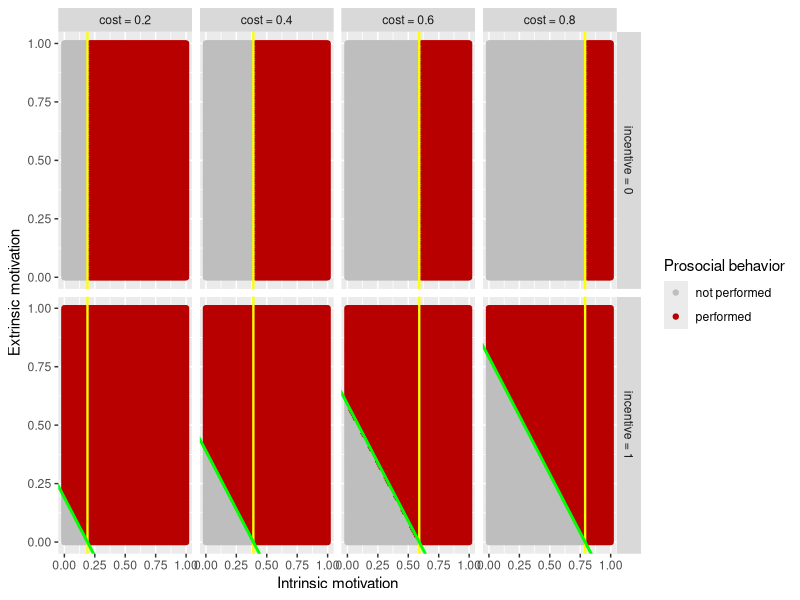

The R script that drew this image: (Note: this script raises an error after producing the figure.)
######## Modeling script - P1 Social Norms, Incentives, and Prosociality ######## 

##### Load packages
library("tidyverse")

##### Set WD

setwd("INSERT PATH TO YOUR WORKING DIRECTORY HERE")

##### Set seed for reproducibility
set.seed(101)

################################################################

##### I Direct benefit

### Simulating data

IM = seq(0, 1, 0.01)
EM = seq(0, 1, 0.01)
#IM = abs(rnorm(100, mean = 0, sd = 0.5)) # uncomment this and the following line to create predictions based on normally (but strictly positive) distributed value of IM and EM
#EM = abs(rnorm(100, mean = 0, sd = 0.5))
cost = c(0.2, 0.4, 0.6, 0.8) #abs(rnorm(4, mean = 0, sd = 0.5))
R = c(0,1)

d = expand.grid(IM, EM, cost, R)
names(d) = c("IM", "EM", "cost", "R")

### Model implementation: Direct benefit

d$direct_benefit = d$IM + (d$R * d$EM) - d$cost

### Predicting behavior

d$B_if_direct_benefit = ifelse(d$direct_benefit > 0, 1, 0)

### Formatting

# Convert to factor and rename factor levels
d = d%>%
  mutate(B_if_direct_benefit = as.factor(B_if_direct_benefit),
         cost = as.factor(cost),
         R = as.factor(R))%>%
  mutate(B_if_direct_benefit = recode(B_if_direct_benefit, "0"="not performed", "1"="performed"),
         cost = recode(cost, "0.2"="cost = 0.2", "0.4"="cost = 0.4", "0.6"="cost = 0.6", "0.8"="cost = 0.8"),
         R = recode(R, "0"="incentive = 0", "1"="incentive = 1"))

# Format data for threshold lines
data_vline <- data.frame(cost = c("cost = 0.2", "cost = 0.4", "cost = 0.6", "cost = 0.8" ), c_levels = c(0.2, 0.4, 0.6, 0.8))
data_abline <- data.frame(R = "incentive = 1", cost = c("cost = 0.2", "cost = 0.4", "cost = 0.6", "cost = 0.8" ), c_levels = c(0.2, 0.4, 0.6, 0.8))

### Plotting

ggplot(d, aes(IM, EM, color=B_if_direct_benefit)) +
  geom_point() + 
  labs(y = "Extrinsic motivation", x = "Intrinsic motivation", color = "Prosocial behavior") +
  facet_grid(R ~ cost) +
  geom_vline(data=data_vline, aes(xintercept=c_levels-0.01), color="yellow", size = 0.8) +
  geom_abline(data=data_abline, aes(intercept=c_levels-0.01, slope=-1), color="green", size = 1) + 
  scale_color_manual(values=c("grey", "#B80000")) +
  #ggsave("plots/direct_benefit.eps", device="eps", width = 12, height = 6)+
  ggsave("plots/direct_benefit.png", width = 12, height = 6)
  

################################################################

##### II Reputational benefit (according to Benabou and Tirole)

### A) Calculate expected intrinsic and extrinsic motivation assuming uniform distribution of IM and EM

### For each level of R, cost and B: calculate expected intrinsic and extrinsic motivation
expected_motivation_EM = d%>%
  group_by(cost, R, B_if_direct_benefit)%>%
  summarize(E_EM = mean(EM))

expected_motivation_IM = d%>%
  group_by(cost, R, B_if_direct_benefit)%>%
  summarize(E_IM = mean(IM))

# Spread expected motivation
expected_motivation_EM = spread(expected_motivation_EM, B_if_direct_benefit, E_EM)
expected_motivation_IM = spread(expected_motivation_IM, B_if_direct_benefit, E_IM)

expected_motivation_EM = rename(expected_motivation_EM, E_EM_if_B_0 = `not performed`, E_EM_if_B_1 = `performed`)
expected_motivation_IM = rename(expected_motivation_IM, E_IM_if_B_0 = `not performed`, E_IM_if_B_1 = `performed`)

expected_motivation = left_join(expected_motivation_EM, expected_motivation_IM, by = c("cost", "R"))


### B) Implement Benabou & Tiroles's reputational motivation

# Calculate net reputational benefit that results from performing behavior (B=1) vs not (B=0)
expected_motivation_BenTir = expected_motivation%>%
  mutate(rep_benefit_B_0 = E_IM_if_B_0 - E_EM_if_B_0,
         rep_benefit_B_1 = E_IM_if_B_1 - E_EM_if_B_1,
         net_rep_benefit = rep_benefit_B_1 - rep_benefit_B_0)%>%
  select(cost, R, net_rep_benefit)

d_BenTir = left_join(d, expected_motivation_BenTir, by = c("cost", "R"))%>%
  mutate(total_benefit = direct_benefit + net_rep_benefit,
         B = ifelse(total_benefit > 0, 1, 0),
         B = as.factor(B),
         B = recode(B, "0"="not performed", "1"="performed"))


### Plotting
ggplot(d_BenTir, aes(IM, EM, color=B)) +
  geom_point() + 
  labs(y = "Extrinsic motivation", x = "Intrinsic motivation", color = "Prosocial behavior") +
  facet_grid(cost ~ R)+
  scale_color_manual(values=c("grey", "#B80000"))+
  #ggsave("plots/pred_total_benefit_BenTir.eps", device="eps", width = 12, height = 8)+
  ggsave("plots/pred_total_benefit_BenTir.png", width = 7, height = 8)
  

################################################################

##### III Reputational benefit modification

### Integration of social norms in calculating net reputational benefit:
# [SOC_EM * E(EM|B=1) + SOC_IM * E(IM|B=1)] - [SOC_EM * E(EM|B=0) + SOC_IM * E(IM|B=0)] 
# (holding VIS, pref_v_v and pref_v_a constant at 1)
# Note: We calculate the NET reputational benefit, because agents perform the behavior if the utility of performing the behavior (B=1) outweighs the utility of not performing the behavior (B=0). Thus, if utility(B=1) - utility(B=0) > 0, the behavior B is performed. For the direct benefit we did not have to calculate the net benefit, because the direct benefit of not performing the behavior is always exactly 0 (thus followed: if direct_benefit(B=1) > 0, the behavior is performed) 

# Add SOC_EM (here with three levels for plotting: -1, 0, 1)
expected_motivation = expand_grid(expected_motivation, SOC_EM = c(-1, 0, 1))

# Add SOC_IM: We assume here that SOC_IM is negligible (indeed, differences in expected intrinsic motivation play a minor role, see below)
expected_motivation$SOC_IM = 0

# Calculate hypothetical reputational benefits if behavior were (B=1) or were not (B=0) performed
expected_motivation = expected_motivation%>%
  mutate(rep_benefit_B_0 = E_EM_if_B_0 * SOC_EM + E_IM_if_B_0 * SOC_IM,
         rep_benefit_B_1 = E_EM_if_B_1 * SOC_EM + E_IM_if_B_1 * SOC_IM)

# Calculate NET hypothetical reputational benefits
expected_motivation$net_rep_benefit = expected_motivation$rep_benefit_B_1 - expected_motivation$rep_benefit_B_0

### Integrate net reputational benefit and predict behavior

# Select relevant columns, rename SOC levels and add reputational benefit info to main data frame
expected_motivation = expected_motivation%>%
  select(cost, R, SOC_EM, net_rep_benefit)%>%
  mutate(SOC_EM = as.factor(SOC_EM))%>%
  mutate(SOC_EM = recode(SOC_EM, "-1"="social norm = - 1", "0"="social norm = 0", "1"="social norm = 1"))

d = left_join(d, expected_motivation, by = c("cost", "R"))

# Calculate total benefit
d$total_benefit = d$direct_benefit + d$net_rep_benefit

# Predict behavior
d$B = ifelse(d$total_benefit > 0, 1, 0)

### Formatting

# Convert to factor and rename factor levels
d = d%>%
  mutate(B = as.factor(B))%>%
  mutate(B = recode(B, "0"="not performed", "1"="performed"))

# Format data for threshold lines
data_vline <- data.frame(cost = c("cost = 0.2", "cost = 0.4", "cost = 0.6", "cost = 0.8" ), c_levels = c(0.2, 0.4, 0.6, 0.8))
data_abline <- filter(expected_motivation, R =="incentive = 1")%>%
  mutate(cost_num = c(0.2, 0.2, 0.2, 0.4, 0.4, 0.4, 0.6, 0.6, 0.6, 0.8, 0.8, 0.8))%>%
  mutate(intercept_abline = cost_num - net_rep_benefit)%>%
  select(-R, -cost_num, -net_rep_benefit)

### Plotting (only for incentive = 1)
ggplot(d, aes(IM, EM, color=B)) +
  geom_point() + 
  labs(y = "Extrinsic motivation", x = "Intrinsic motivation", color = "Prosocial behavior") +
  facet_grid(SOC_EM ~ cost) +
  geom_vline(data=data_vline, aes(xintercept=c_levels-0.01), color="yellow", size = 0.8) +
  geom_abline(data=data_abline, aes(intercept=intercept_abline-0.01, slope=-1), color="green", size = 1) + 
  scale_color_manual(values=c("grey", "#B80000")) +
  ggsave("plots/total_benefit_SOC.eps", device="eps", width = 9.5, height = 6) +
  ggsave("plots/total_benefit_SOC.png", width = 9.5, height = 6)
  


################################################################

##### IV Explore effects of expected intrinsic and extrinsic motivation

## A) Costs and benefits associated with expected intrinsic and extrinsic motivation

# assuming that expected intrinsic motivation is a benefit and expected extrinsic motivation is a cost

explore_benefit_E_IM = expected_motivation_IM%>%
  mutate(benefit_B_1 = E_IM_if_B_1 - E_IM_if_B_0)%>%
  select(cost, R, benefit_B_1)%>%
  spread(R, benefit_B_1)%>%
  rename(benefit_B_1_given_R_0 = `incentive = 0`, benefit_B_1_given_R_1 = `incentive = 1`)%>%
  mutate(cost_R_1 = benefit_B_1_given_R_1 - benefit_B_1_given_R_0)

explore_benefit_E_EM = expected_motivation_EM%>%
  mutate(cost_B_1 = E_EM_if_B_0 - E_EM_if_B_1)%>%
  select(cost, R, cost_B_1)%>%
  spread(R, cost_B_1)%>%
  rename(cost_B_1_given_R_0 = `incentive = 0`, cost_B_1_given_R_1 = `incentive = 1`)%>%
  mutate(cost_R_1 = cost_B_1_given_R_0 + cost_B_1_given_R_1)


### Simulate data with more values of cost (i.e., rerun lines 19 - 85 with different cost parameters)
cost_extended = seq(0.01, 0.99, 0.02)

d_extended = expand.grid(IM, EM, cost_extended, R)
names(d_extended) = c("IM", "EM", "cost_extended", "R")

d_extended = d_extended%>%
  mutate(direct_benefit = IM + (R * EM) - cost_extended,
         B_if_direct_benefit = ifelse(direct_benefit > 0, 1, 0))%>%
  mutate(B_if_direct_benefit = as.factor(B_if_direct_benefit),
         #cost_extended = as.factor(cost_extended),
         R = as.factor(R))%>%
  mutate(B_if_direct_benefit = recode(B_if_direct_benefit, "0"="not performed", "1"="performed"),
         #cost_extended = recode(cost_extended, "0.2"="cost_extended = 0.2", "0.4"="cost_extended = 0.4", "0.6"="cost_extended = 0.6", "0.8"="cost_extended = 0.8"),
         R = recode(R, "0"="incentive = 0", "1"="incentive = 1"))

expected_motivation_EM_extended = d_extended%>%
  group_by(cost_extended, R, B_if_direct_benefit)%>%
  summarize(E_EM = mean(EM))%>%
  spread(B_if_direct_benefit, E_EM)%>%
  rename(E_EM_if_B_0 = `not performed`, E_EM_if_B_1 = `performed`)

expected_motivation_IM_extended = d_extended%>%
  group_by(cost_extended, R, B_if_direct_benefit)%>%
  summarize(E_IM = mean(IM))%>%
  spread(B_if_direct_benefit, E_IM)%>%
  rename(E_IM_if_B_0 = `not performed`, E_IM_if_B_1 = `performed`)

explore_benefit_E_IM_extended = expected_motivation_IM_extended%>%
  mutate(benefit_B_1 = E_IM_if_B_1 - E_IM_if_B_0)%>%
  select(cost_extended, R, benefit_B_1)%>%
  spread(R, benefit_B_1)%>%
  rename(benefit_B_1_given_R_0 = `incentive = 0`, benefit_B_1_given_R_1 = `incentive = 1`)%>%
  mutate(cost_R_1_IM = benefit_B_1_given_R_1 - benefit_B_1_given_R_0)

explore_benefit_E_EM_extended = expected_motivation_EM_extended%>%
  mutate(cost_B_1 = E_EM_if_B_0 - E_EM_if_B_1)%>%
  select(cost_extended, R, cost_B_1)%>%
  spread(R, cost_B_1)%>%
  rename(cost_B_1_given_R_0 = `incentive = 0`, cost_B_1_given_R_1 = `incentive = 1`)%>%
  mutate(cost_R_1_EM = cost_B_1_given_R_0 + cost_B_1_given_R_1)

explore_benefit_E_IM_EM_extended = left_join(explore_benefit_E_IM_extended, explore_benefit_E_EM_extended, by = "cost_extended")%>%
  select(cost_extended, cost_R_1_IM, cost_R_1_EM)%>%
  gather("motivation", "cost_R_1", cost_R_1_IM, cost_R_1_EM)%>%
  mutate(motivation = ifelse(motivation == "cost_R_1_IM", "Intrinsic motivation", "Extrinsic motivation"))

# Plot these differences in reputational motivation 
# (i.e. rep_benefit given B=0 compared to rep_benefit given B=0, for different levels of incentives)

ggplot(explore_benefit_E_IM_EM_extended, aes(cost_extended, cost_R_1, color=motivation)) +
  geom_point() + 
  labs(y = "Reputational costs resulting from offering incentives\nif a prosocial behavior is performed", x = "cost of performing prosocial behavior", color = "Type of motivation") +
  #ggsave("plots/rep_benefit_IM_EM_given_R.eps", device="eps", width = 8, height = 6)+
  ggsave("plots/rep_benefit_IM_EM_given_R.png", width = 8, height = 6)


## B)  Explore effects of expected intrinsic and extrinsic motivation (by themselves, without cost)

expected_motivation_IM_extended_mod = expected_motivation_IM_extended%>%
  mutate(motivation = "Intrinsic motivation",
         diff_E_motivation_B1_B0 = E_IM_if_B_1 - E_IM_if_B_0)%>%
  select(-E_IM_if_B_1, -E_IM_if_B_0)

expected_motivation_EM_extended_mod = expected_motivation_EM_extended%>%
  mutate(motivation = "Extrinsic motivation",
         diff_E_motivation_B1_B0 = E_EM_if_B_1 - E_EM_if_B_0)%>%
  select(-E_EM_if_B_1, -E_EM_if_B_0)

expected_motivation_IM_EM_extended = bind_rows(expected_motivation_IM_extended_mod, expected_motivation_EM_extended_mod)%>%
  mutate(scenario = ifelse(R == "incentive = 1" & motivation == "Intrinsic motivation", "Intrinsic motivation, incentive present",
                           ifelse(R == "incentive = 1" & motivation == "Extrinsic motivation", "Extrinsic motivation, incentive present",
                                  ifelse(R == "incentive = 0" & motivation == "Intrinsic motivation", "Intrinsic motivation, incentive absent",
                                         ifelse(R == "incentive = 0" & motivation == "Extrinsic motivation", "Extrinsic motivation, incentive abstent", NA)))),
         R = ifelse(R == "incentive = 0", "incentive absent", "incentive present"))

ggplot(expected_motivation_IM_EM_extended, aes(cost_extended, diff_E_motivation_B1_B0, color=scenario)) +
  geom_jitter() + 
  labs(y = "Difference in expected motivation when a prosocial behavior is performed", x = "cost of performing prosocial behavior", color = "Type of scenario")+
  #ggsave("plots/expected_IM_EM_given_R.eps", device="eps", width = 8, height = 6)+
  ggsave("plots/expected_IM_EM_given_R.png", width = 8, height = 6)

ggplot(expected_motivation_IM_EM_extended, aes(cost_extended, diff_E_motivation_B1_B0, color=R)) +
  geom_jitter() + 
  facet_grid(. ~ motivation)+
  labs(y = "Difference in expected motivation when a prosocial behavior is performed", x = "cost of performing prosocial behavior", color = "Incentive")+
  #ggsave("plots/expected_IM_EM_given_R_facet.eps", device="eps", width = 8, height = 6)+
  ggsave("plots/expected_IM_EM_given_R_facet.png", width = 8, height = 6)


## C) Explore difference in expected IM - expected EM given R

expected_motivation_IM_extended_mod2 = expected_motivation_IM_extended%>%
  mutate(diff_E_IM_B1_B0 = E_IM_if_B_1 - E_IM_if_B_0)%>%
  select(-E_IM_if_B_1, -E_IM_if_B_0)

expected_motivation_EM_extended_mod2 = expected_motivation_EM_extended%>%
  mutate(diff_E_EM_B1_B0 = E_EM_if_B_1 - E_EM_if_B_0)%>%
  select(-E_EM_if_B_1, -E_EM_if_B_0)

expected_motivation_IM_EM_extended2 = left_join(expected_motivation_IM_extended_mod2, expected_motivation_EM_extended_mod2)%>%
  mutate(diff_E_IM_B1_B0_minus_diff_E_EM_B1_B0 = diff_E_IM_B1_B0 - diff_E_EM_B1_B0,
         R = ifelse(R == "incentive = 0", "incentive absent", "incentive present"))

ggplot(expected_motivation_IM_EM_extended2, aes(cost_extended, diff_E_IM_B1_B0_minus_diff_E_EM_B1_B0, color=R)) +
  geom_point() + 
  labs(y = "Difference in expected intrinsic motivation and expected extrinsic motivation \n when a prosocial behavior is performed", x = "cost of performing prosocial behavior", color = "Incentive")+
  #ggsave("plots/diff_expected_IM_EM_given_R.eps", device="eps", width = 8, height = 6) +
  ggsave("plots/diff_expected_IM_EM_given_R.png", width = 8, height = 6)
